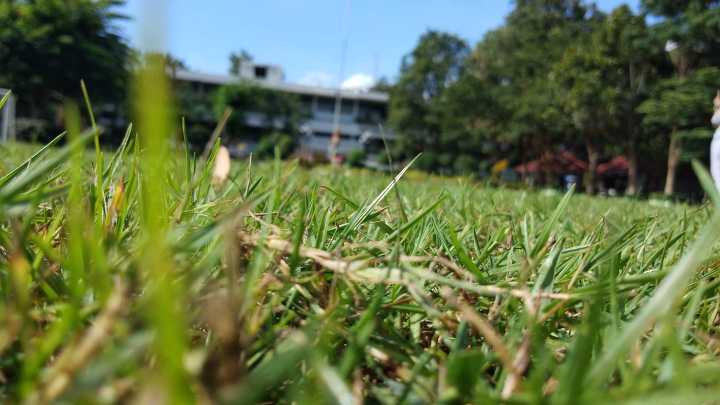
#> input picture Lab1/chainat.jpg, 1440 x 810 px, found by its file name (shown at 1/2 size)
$ python lab2-1_1.py
#> lines starting #> are read from the running program, lines starting #| are printed output that depends on the picture
import cv2
import numpy as np

from matplotlib import pyplot as plt

# create figure
fig = plt.figure(figsize=(10, 10))

# setting values to rows and column variables
rows = 2
columns = 21

# Image pixel adjustment
image = cv2.imread("lab1/chainat.jpg")
#> image is the input picture: shape (810, 1440, 3); mean B, G, R 71.6, 114.6, 99.2
image = cv2.cvtColor(image, cv2.COLOR_BGR2RGB)
# print(image)

height, width = 300, 500
image = cv2.resize(image, (width, height))
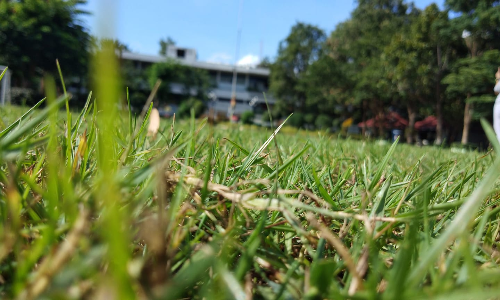
#> image: shape (300, 500, 3); mean R, G, B 99.1, 114.5, 71.4
# Define the video output settings
output_file = 'lener_video.mp4'  # Replace with the desired output file name
frame_rate = 1  # Number of frames per second
fourcc = cv2.VideoWriter_fourcc(*'mp4v')
video_writer = cv2.VideoWriter(output_file, fourcc, frame_rate, (width, height))

print(image.shape)
#| (300, 500, 3)
image =image.astype(np.float64)

#n = 1
for a in range(-5, 6, 1) :

    b = 0
    output_image = (a * image) + b

    #ปรับ ภาพให้อยู่ในช่วง [0,255]
    output_image = np.clip(output_image, a_min=0, a_max=255).astype(np.uint8)
    video_writer.write(output_image)
#> this loop made 11 passes
#> pass 1, `output_image = (a * image) + b`:
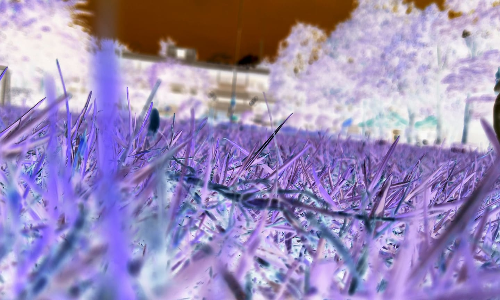
#> output_image: shape (300, 500, 3) float64; mean R, G, B -495.4, -572.5, -357.2; drawn with min black and max white
#> after the loop:
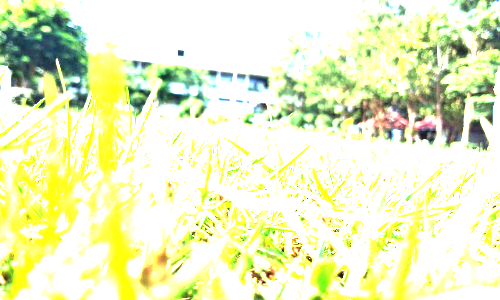
#> output_image: shape (300, 500, 3); mean R, G, B 233.9, 240.8, 194.3

    # [8 lines of commented-out code are left out]
for b in range(0, 101, 10) :
    a = 1
    output_image = (a * image) + b

    #ปรับ ภาพให้อยู่ในช่วง [0,255]
    output_image = np.clip(output_image, a_min=0, a_max=255).astype(np.uint8)
    video_writer.write(output_image)
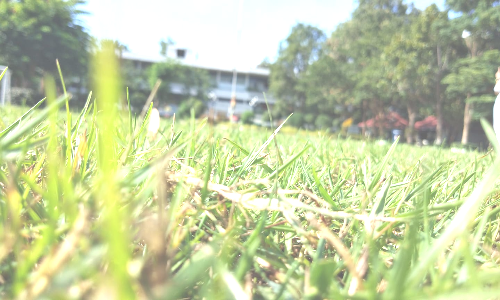
#> output_image: shape (300, 500, 3); mean R, G, B 196.6, 207.1, 162.9

    # [7 lines of commented-out code are left out]

video_writer.release()
#plt.show()


# combline_image = np.hstack((image, r_chanel))

$ run again, with Lab1/kmitl.jpg copied over Lab1/chainat.jpg
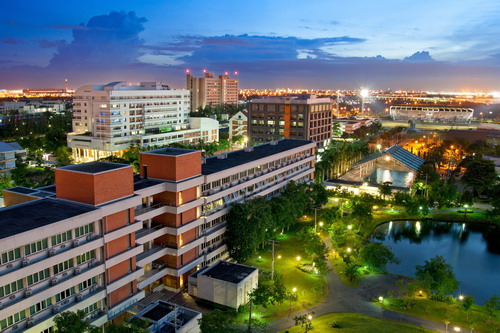
#> input picture Lab1/kmitl.jpg, 500 x 333 px, found by its file name
#> image is the input picture: shape (333, 500, 3); mean B, G, R 102.1, 104.3, 95.2
#| (300, 500, 3)
#> after the loop `for a in range(-5, 6, 1) :`:
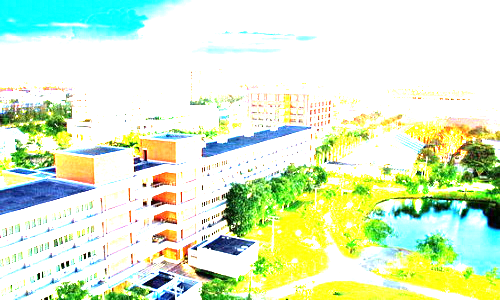
#> output_image: shape (300, 500, 3); mean R, G, B 217.9, 237.2, 201.6
#> after the loop `for b in range(0, 101, 10) :`:
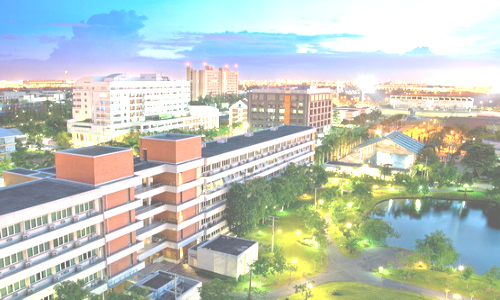
#> output_image: shape (300, 500, 3); mean R, G, B 189.6, 197.4, 188.6
